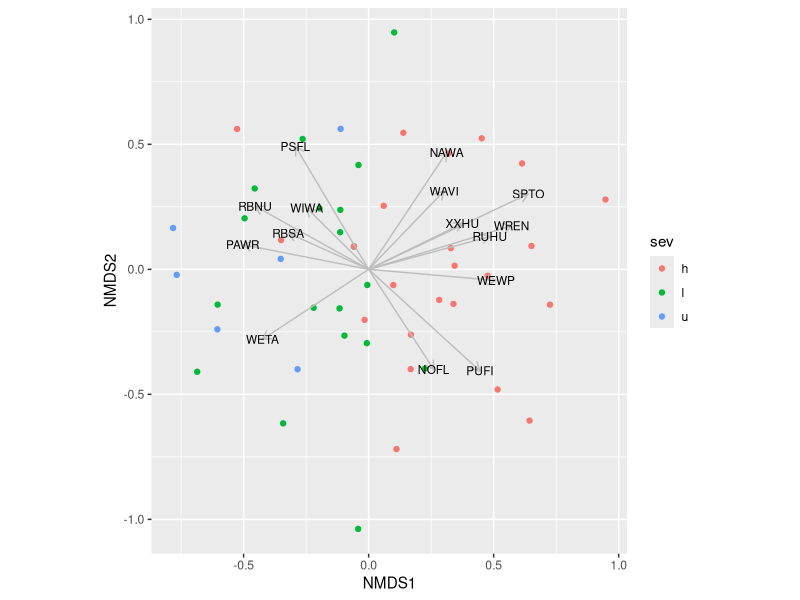

Generate this figure with R: (Note: this script raises an error after producing the figure.)
## ---- chunk 1
library(tidyverse)
library(dplyr)
library(vegan)
library(cowplot)

# read in data
site_data <- read.csv("data/site_data.csv", header = T)
bird_dat_suppl <- read.csv("data/bird_data_suppl.csv")
bird_dat_count <- read.csv("data/bird_data.csv", header = T) %>% 
  filter(DetectionLocationNm != "O") %>% # removing species outside (O) the stand
  dplyr::select(Point, Count, Spp, DistanceBin) # keeping only relevant columns

# remove duplicate rows (same species detected multiple times in a single plot)
bird_dat_long <- unique(bird_dat_count[ , c(1,3) ]) %>% 
  mutate(pa = 1) %>% 
  rename(site_id = Point) %>% 
  rename(species = Spp)

# Adding additional species detections (outside count)
bird_dat_long <- bind_rows(bird_dat_suppl, bird_dat_long)

# function to turn presence only data to presence-absence:
splist2presabs <- function(data, sites.col, sp.col, keep.n = FALSE) {
  # version 1.1 (7 May 2013)
  # data: a matrix or data frame with your localities and species (each in a different column)
  # sites.col: the name or index number of the column containing the localities
  # sp.col: the name or index number of the column containing the species names or codes
  # keep.n: logical, whether to get in the resulting table the number of times each species appears in each locality; if false (the default), only the presence (1) or absence (0) are recorded

  stopifnot(
    length(sites.col) == 1,
    length(sp.col) == 1,
    sites.col != sp.col,
    sites.col %in% 1 : ncol(data) | sites.col %in% names(data),
    sp.col %in% 1 : ncol(data) | sp.col %in% names(data),
    is.logical(keep.n)
  )

  presabs <- table(data[ , c(sites.col, sp.col)])
  presabs <- as.data.frame(unclass(presabs))
  if (!keep.n)  presabs[presabs > 1] <- 1
  presabs <- data.frame(row.names(presabs), presabs)
  names(presabs)[1] <- names(subset(data, select = sites.col))
  rownames(presabs) <- NULL
  return(presabs)
}  # end splist2presabs function

# executing function and going from wide to long:
bird_dat_pa <- splist2presabs(bird_dat_long, sites.col = 1, sp.col = 2) %>% 
  gather(key = species, value = pa, ACWO:YEWA)

#Add in site data
site_data$site_id <- as.factor(site_data$site_id)
bird_dat <- left_join(bird_dat_pa, site_data, by = "site_id") 
## ---- chunk 2
# convert to wide format for following analysis
bird_matrix1 <- spread(data = bird_dat, key = species, value = pa, fill = 0)

# optional:remove birds with few sightings; not sure this makes much difference
## add columns true/false depending on obs count reaching minimum value
#bird_matrix <- rbind(bird_matrix1[,-c(1:20)], c("colsum", colSums(bird_matrix1[,-c(1:20)]) == 1))
bird_matrix <- bird_matrix1[,-c(1:20)] %>%
  bind_rows(summarise_all(., funs(sum(.)))) # note: if wanting to make a row named total, could have used: funs(if(is.numeric(.)) sum(.) else "Total"
  
## keep only columns where minimum is reached (if subsetting some sites, change row number, here 49)
bird_matrix <- bird_matrix[, (bird_matrix[49, ]) > 1]
## adding back in the site id and removing true/false row (and making sure it's all read in as numeric)
bird_matrix <- cbind(site_id = bird_matrix1[, 1], bird_matrix[-49, ]) %>%
  mutate_if(is.character, as.numeric)

# Make Bray-Curtis (?) dissimilarity matrix
birds_matrix <- as.matrix(bird_matrix[, -c(1:20)])
## ---- chunk 3
#test NMDS method https://stackoverflow.com/questions/14711470/plotting-envfit-vectors-vegan-package-in-ggplot2

library(grid)

# calculate distance for NMDS. 54 nd 28 are weirdly way out there and need to be removed.
NMDS.log<-log1p(birds_matrix[,-1])#[,-c(1:20)])
sol <- metaMDS(NMDS.log)

scrs <- as.data.frame(scores(sol, display = "sites"))
scrs <- cbind(scrs, site_id = bird_matrix$site_id)
scrs <- merge(scrs, site_data, by = "site_id")

vf <- envfit(sol, NMDS.log, perm = 9)

spp.scrs <- as.data.frame(scores(vf, display = "vectors"))
spp.scrs <- cbind(spp.scrs, Species = rownames(spp.scrs))

# To only show statistically significant species:
ef<-envfit(sol$points, NMDS.log, perm=1000)
ef.df<-as.data.frame(ef$vectors$arrows*sqrt(ef$vectors$r))
ef.df$species<-rownames(ef.df)

#only significant pvalues
#shortcutting ef$vectors
A <- as.list(ef$vectors)
#creating the dataframe
pvals<-as.data.frame(A$pvals)
arrows<-as.data.frame(A$arrows*sqrt(A$r))
C<-cbind(arrows, pvals)
#subset
Cred<-subset(C,pvals<0.05)
Cred <- cbind(Cred, Species = rownames(Cred))

#only stat. signif. spp
p <- ggplot(scrs) +
  geom_point(mapping = aes(x = NMDS1, y = NMDS2, colour = sev)) +
  coord_fixed() + ## need aspect ratio of 1!
  geom_segment(data = Cred,
               aes(x = 0, xend = MDS1, y = 0, yend = MDS2),
               arrow = arrow(length = unit(0.25, "cm")), colour = "grey") +
  geom_text(data = Cred, aes(x = MDS1, y = MDS2, label = Species),
            size = 3)
p

## ---- chunk 4
### Community data matrix
#bird_dat_pa$site_id <- as.character(bird_dat_pa$site_id)
bird_data_filtered <- left_join(bird_dat_pa, site_data, by = "site_id")  %>%
  mutate(sev_tsf = paste(sev, tsf_cat, sep = "")) %>% 
  mutate(sev2 = ifelse(sev == 'h' , "h", "lu")) %>%
  dplyr::select(site_id, species, pa, sev2, tsf_cat)

#%>%  filter(sev == "l")

#plant_dat$fire_yr <- as.numeric(as.character(plant_dat$fire_yr))
#plant_dat$tsf <- as.numeric(as.character(plant_dat$tsf))
#plant_dat <- mutate(plant_dat, tsf_cat2 = ifelse(tsf < 20 , "1", "2")) 

#bird_dat_select  <- bird_data_filtered %>%
#  dplyr::select(site_id, species, pa)

bird_matrix1 <- spread(data = bird_data_filtered, key = species, value = pa, fill = 0)

#birds_matrix <- as.matrix(bird_matrix1[, -1])

data <- bird_matrix1[,-c(1:3)]

### Vector for site classification
### severity
#groups1 = as.vector(bird_data_filtered$sev2)
groups1 = as.vector(bird_matrix1$sev2)
#groups1 = as.vector(plant_dat$tsf_cat2)
#groups1 = as.vector(plant_dat$sev_tsf)

Indval_out1 <- indval(data, groups1, numitr=10000)
gr <- Indval_out1$maxcls[Indval_out1$pval<=0.05]
iv <- Indval_out1$indcls[Indval_out1$pval<=0.05]
pv <- Indval_out1$pval[Indval_out1$pval<=0.05]
fr <- apply(data>0, 2, sum)[Indval_out1$pval<=0.05]
indvalsummary <- data.frame(group=gr, indval=iv, pvalue=pv, freq=fr)
indvalsummary1 <- indvalsummary[order(indvalsummary$group, -indvalsummary$indval),]
prob.corrected1 = p.adjust(Indval_out1$pval, "BH") # correct p.value for multiple testing
View(indvalsummary1)

write.csv(indvalsummary1, file = "indvalsummary1.csv")
write.csv(prob.corrected1, file = "prob.corrected1.csv")
